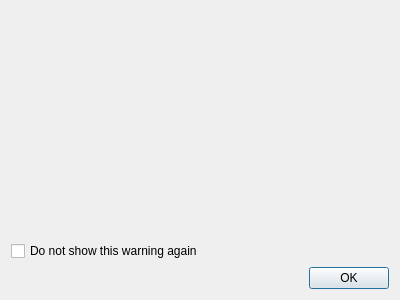
<?xml version="1.0" encoding="UTF-8"?>
<ui version="4.0">
 <class>WarnPossiblyUnreliableDialog</class>
 <widget class="QDialog" name="WarnPossiblyUnreliableDialog">
  <property name="geometry">
   <rect>
    <x>0</x>
    <y>0</y>
    <width>400</width>
    <height>300</height>
   </rect>
  </property>
  <property name="windowTitle">
   <string>Results may be unreliable</string>
  </property>
  <layout class="QVBoxLayout" name="verticalLayout">
   <item>
    <widget class="QLabel" name="ql_message">
     <property name="text">
      <string/>
     </property>
     <property name="textFormat">
      <enum>Qt::RichText</enum>
     </property>
     <property name="wordWrap">
      <bool>true</bool>
     </property>
    </widget>
   </item>
   <item>
    <widget class="QLabel" name="ql_maxOkCharge">
     <property name="text">
      <string/>
     </property>
     <property name="wordWrap">
      <bool>true</bool>
     </property>
    </widget>
   </item>
   <item>
    <spacer name="verticalSpacer">
     <property name="orientation">
      <enum>Qt::Vertical</enum>
     </property>
     <property name="sizeHint" stdset="0">
      <size>
       <width>20</width>
       <height>40</height>
      </size>
     </property>
    </spacer>
   </item>
   <item>
    <widget class="QCheckBox" name="qcb_dontShowAgain">
     <property name="text">
      <string>Do not show this warning again</string>
     </property>
    </widget>
   </item>
   <item>
    <widget class="QDialogButtonBox" name="buttonBox">
     <property name="orientation">
      <enum>Qt::Horizontal</enum>
     </property>
     <property name="standardButtons">
      <set>QDialogButtonBox::Ok</set>
     </property>
    </widget>
   </item>
  </layout>
 </widget>
 <resources/>
 <connections>
  <connection>
   <sender>buttonBox</sender>
   <signal>accepted()</signal>
   <receiver>WarnPossiblyUnreliableDialog</receiver>
   <slot>accept()</slot>
   <hints>
    <hint type="sourcelabel">
     <x>248</x>
     <y>254</y>
    </hint>
    <hint type="destinationlabel">
     <x>157</x>
     <y>274</y>
    </hint>
   </hints>
  </connection>
  <connection>
   <sender>buttonBox</sender>
   <signal>rejected()</signal>
   <receiver>WarnPossiblyUnreliableDialog</receiver>
   <slot>reject()</slot>
   <hints>
    <hint type="sourcelabel">
     <x>316</x>
     <y>260</y>
    </hint>
    <hint type="destinationlabel">
     <x>286</x>
     <y>274</y>
    </hint>
   </hints>
  </connection>
 </connections>
</ui>
